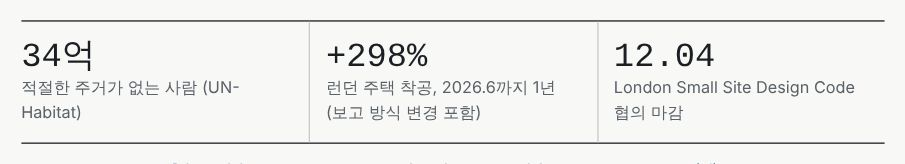
#> input picture blog/img/2026-10-06-002/02-lead-stats.jpg, 905 x 164 px
$ python -i screen_image.py   (imports and definitions only)
#> lines starting #> are read from the running program, lines starting #| are printed output that depends on the picture
#!/usr/bin/env python3
"""Image helpers for the Mood Screen generative test.

Usage:
  python3 scripts/screen_image.py compress SRC.png OUT.webp
      Resize to at most 1200 px on the long side and save as WebP (quality 80).
      Falls back to JPEG next to OUT when Pillow has no WebP encoder.
  python3 scripts/screen_image.py compare ORIGINAL GENERATED [GENERATED ...]
      Measured evidence for the judges, one row per generated image:
        palette_de  k-means 5 colours in Lab (5% border cropped); each original
                    colour matched to its nearest generated colour, weighted by
                    its share. Lower is closer. Under 5 reads as the same palette.
        layout_r    correlation of 40x60 greyscale thumbnails. Higher means the
                    layout changed less. For a B image a low value is the goal.
      The numbers support the scores; they are not the scores.

Needs Pillow and numpy (pip install pillow numpy). Prints JSON.
"""
import json
import os
import sys

import numpy as np
from PIL import Image

MAX_SIDE = 1200


def compress(src, out):
    im = Image.open(src).convert("RGB")
    im.thumbnail((MAX_SIDE, MAX_SIDE))
    try:
        im.save(out, "WEBP", quality=80, method=6)
    except (OSError, KeyError):
        out = os.path.splitext(out)[0] + ".jpg"
        im.save(out, "JPEG", quality=82, optimize=True, progressive=True)
    return {"file": out, "bytes": os.path.getsize(out), "size": im.size}


def lab(rgb):
    """sRGB (0-255, Nx3) to CIE Lab (D65)."""
    c = rgb / 255.0
    c = np.where(c > 0.04045, ((c + 0.055) / 1.055) ** 2.4, c / 12.92)
    xyz = c @ np.array([[0.4124, 0.3576, 0.1805], [0.2126, 0.7152, 0.0722], [0.0193, 0.1192, 0.9505]]).T
    xyz /= np.array([0.95047, 1.0, 1.08883])
    f = np.where(xyz > 0.008856, np.cbrt(xyz), 7.787 * xyz + 16 / 116)
    return np.stack([116 * f[:, 1] - 16, 500 * (f[:, 0] - f[:, 1]), 200 * (f[:, 1] - f[:, 2])], axis=1)


def palette(path, k=5, iters=25):
#> called with k = 5, iters = 25
    im = Image.open(path).convert("RGB")
#> im is the input picture: PIL image 905x164 RGB; mean R, G, B 238.5, 238.8, 236.9
    w, h = im.size
#> w = 905; h = 164
    im = im.crop((int(w * 0.05), int(h * 0.05), int(w * 0.95), int(h * 0.95))).resize((120, 120))
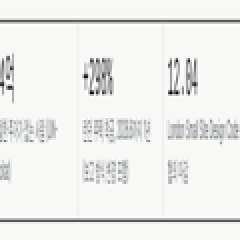
#> im: PIL image 120x120 RGB (shown 2 times larger); mean R, G, B 237, 237.3, 235.5
    px = lab(np.asarray(im, dtype=float).reshape(-1, 3))
    rng = np.random.default_rng(0)  # fixed seed: the same image always gives the same palette
    centres = px[rng.choice(len(px), k, replace=False)]
#> centres = [[97.73, -1.2, 2.27], [96.14, -0.347, 0.951], [83.35, -0.701, 0.861], [97.53, -0.345, 0.948], [97.73, -1.2, 2.27]]
    for _ in range(iters):
        near = np.argmin(((px[:, None] - centres[None]) ** 2).sum(-1), axis=1)
        centres = np.array([px[near == i].mean(0) if (near == i).any() else centres[i] for i in range(k)])
#> after the loop, centres = [[99.41, -0.326, 0.602], [77.94, -0.483, 0.0143], [38.64, -0.279, 0.354], [97.06, -0.362, 0.865], [97.72, -1.15, 2.14]]
    share = np.bincount(near, minlength=k) / len(px)
#> share = [0.0419, 0.109, 0.0254, 0.76, 0.0643]
    return centres, share


def palette_de(orig, gen):
    oc, osh = palette(orig)
    gc, _ = palette(gen)
    d = np.sqrt(((oc[:, None] - gc[None]) ** 2).sum(-1)).min(1)
    return float((d * osh).sum())


def layout_r(orig, gen):
    a, b = (np.asarray(Image.open(p).convert("L").resize((40, 60)), dtype=float).ravel() for p in (orig, gen))
    if a.std() == 0 or b.std() == 0:
        return 0.0  # a flat image has no layout to compare
    return float(np.corrcoef(a, b)[0, 1])


def main(argv):
    if len(argv) == 3 and argv[0] == "compress":
        print(json.dumps(compress(argv[1], argv[2])))
        return 0
    if len(argv) >= 3 and argv[0] == "compare":
        rows = [{"file": g, "palette_de": round(palette_de(argv[1], g), 1), "layout_r": round(layout_r(argv[1], g), 3)} for g in argv[2:]]
        print(json.dumps(rows, indent=2))
        return 0
    print(__doc__)
    return 1


# [2 lines not run here, left out]

>>> result = palette('../blog/img/2026-10-06-002/02-lead-stats.jpg')

$ run again, on blog/img/2026-10-06-002/04-issue-1.jpg
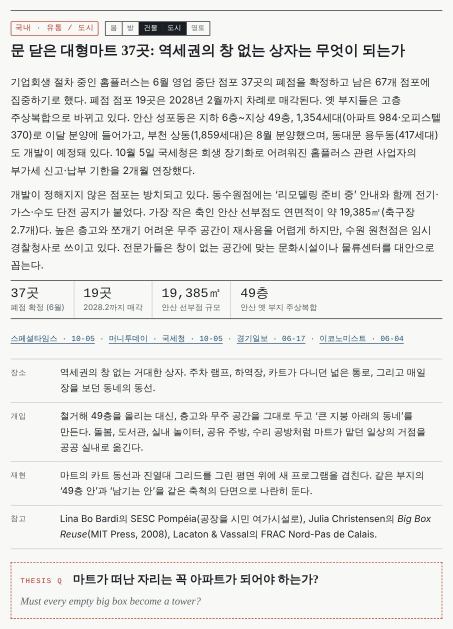
#> input picture blog/img/2026-10-06-002/04-issue-1.jpg, 905 x 1258 px (shown at 1/2 size)
#> in palette, im is the input picture: PIL image 905x1258 RGB; mean R, G, B 233.7, 233.7, 232
#> in palette, `im = im.crop((int(w * 0.05), int(h * 0.05), int(w * 0.95), int(h * 0.9..`:
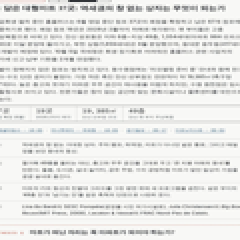
#> im: PIL image 120x120 RGB (shown 2 times larger); mean R, G, B 231.9, 232.2, 230.5
#> in palette, `centres = px[rng.choice(len(px), k, replace=False)]`: centres = [[97.53, -0.345, 0.948], [92.3, -0.35, 0.959], [97.88, -0.345, 0.947], [98.57, -0.345, 0.945], [97.53, -0.345, 0.948]]
#> after the loop in palette, `for _ in range(iters):`: centres = [[76.8, -0.47, 0.193], [62.66, -0.363, -0.418], [93.3, -0.268, 0.872], [97.65, -0.38, 0.977], [86.25, -0.47, 0.455]]
#> share = [0.103, 0.0342, 0.208, 0.524, 0.131]

$ run again, on blog/img/2026-10-06-002/05-issue-2.jpg
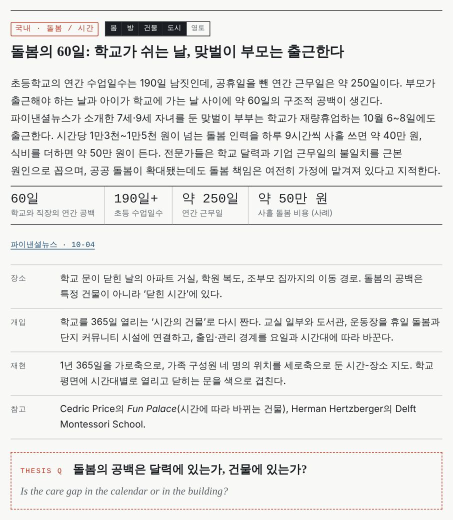
#> input picture blog/img/2026-10-06-002/05-issue-2.jpg, 905 x 1039 px (shown at 1/2 size)
#> in palette, im is the input picture: PIL image 905x1039 RGB; mean R, G, B 233.8, 233.8, 232
#> in palette, `im = im.crop((int(w * 0.05), int(h * 0.05), int(w * 0.95), int(h * 0.9..`:
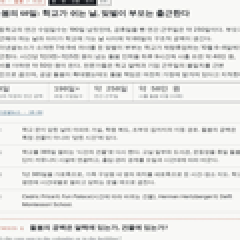
#> im: PIL image 120x120 RGB (shown 2 times larger); mean R, G, B 232, 232.1, 230.4
#> in palette, `centres = px[rng.choice(len(px), k, replace=False)]`: centres = [[86.82, -1.21, 1.23], [95.09, -0.347, 0.953], [83.02, -0.52, 0.366], [84.89, -0.176, 0.484], [97.53, -0.345, 0.948]]
#> after the loop in palette, `for _ in range(iters):`: centres = [[79.27, -0.371, 0.381], [89.44, -0.0893, 0.882], [30.56, -0.265, -2.43], [65.85, -0.334, -0.199], [97.28, -0.38, 0.969]]
#> share = [0.119, 0.163, 0.00792, 0.0472, 0.663]

$ run again, on blog/img/2026-10-06-002/06-issue-3.jpg
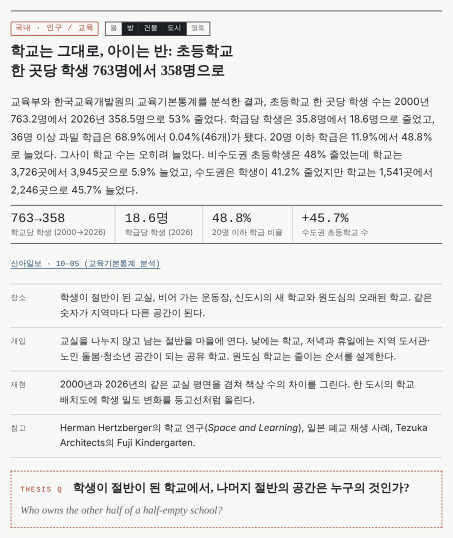
#> input picture blog/img/2026-10-06-002/06-issue-3.jpg, 905 x 1076 px (shown at 1/2 size)
#> in palette, im is the input picture: PIL image 905x1076 RGB; mean R, G, B 234.4, 234.4, 232.6
#> in palette, `im = im.crop((int(w * 0.05), int(h * 0.05), int(w * 0.95), int(h * 0.9..`:
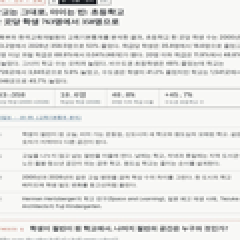
#> im: PIL image 120x120 RGB (shown 2 times larger); mean R, G, B 232.6, 232.8, 231.1
#> in palette, `centres = px[rng.choice(len(px), k, replace=False)]`: centres = [[97.85, -0.519, 1.43], [97.95, -0.0132, 1.06], [74.44, 0.191, -0.515], [85.09, -0.857, 0.245], [97.53, -0.345, 0.948]]
#> after the loop in palette, `for _ in range(iters):`: centres = [[97.65, -0.38, 0.962], [93.31, -0.174, 0.942], [38.7, -0.307, -1.87], [70.54, -0.441, -0.052], [83.85, -0.374, 0.506]]
#> share = [0.577, 0.183, 0.00757, 0.0826, 0.15]
